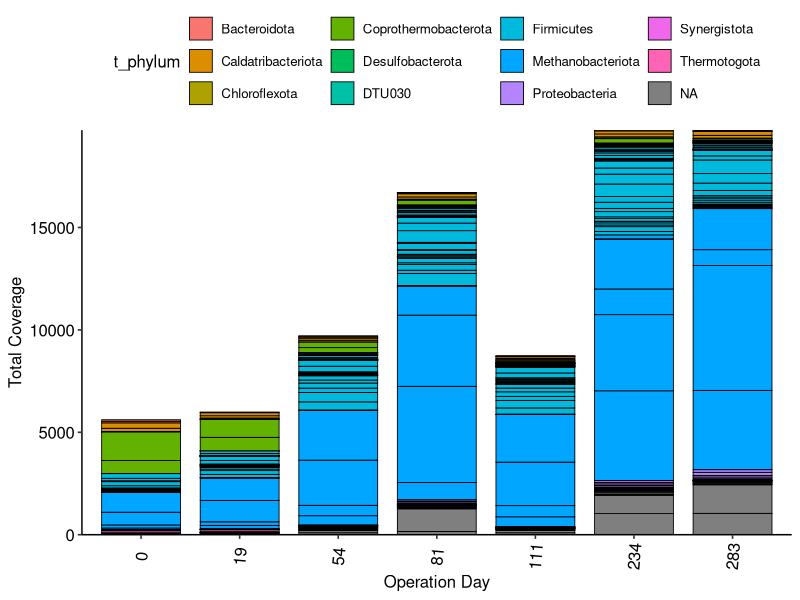
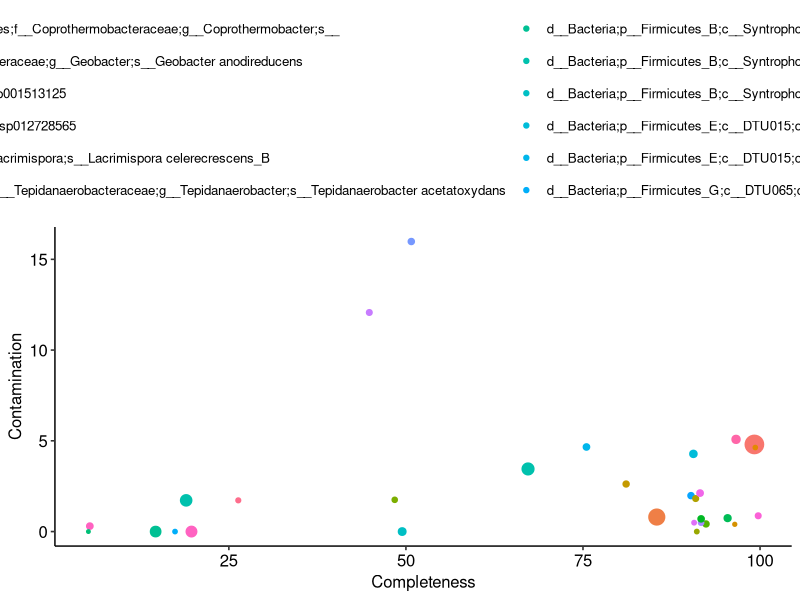
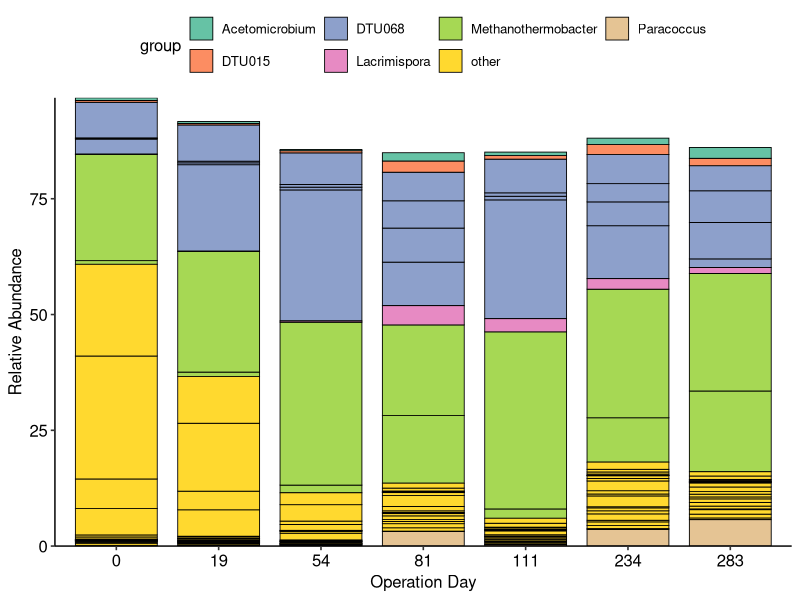
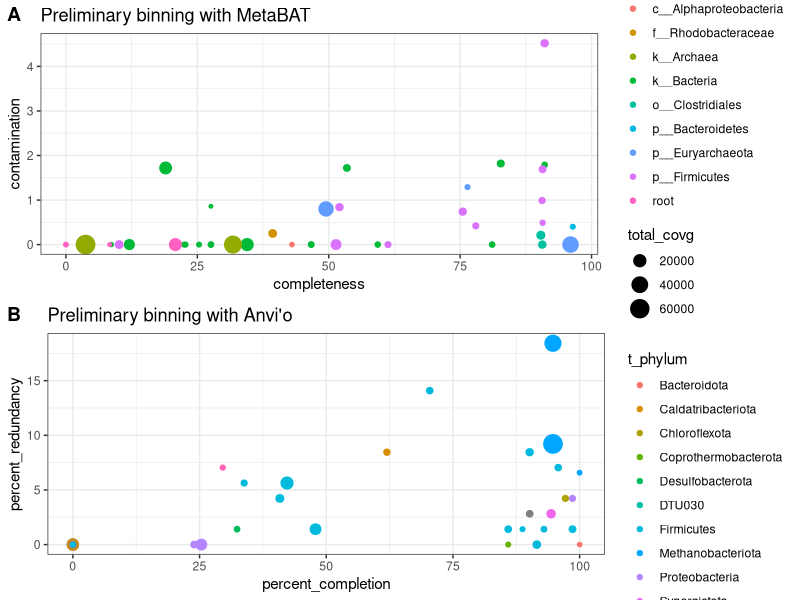
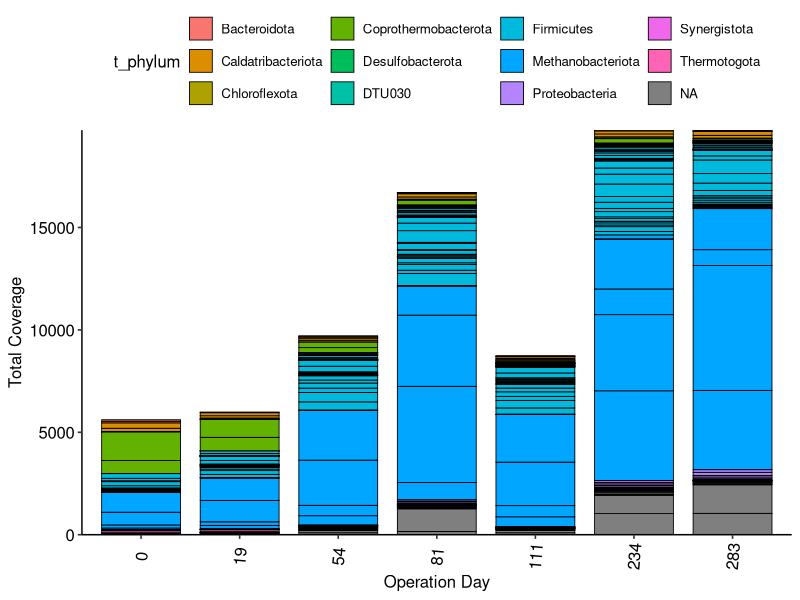
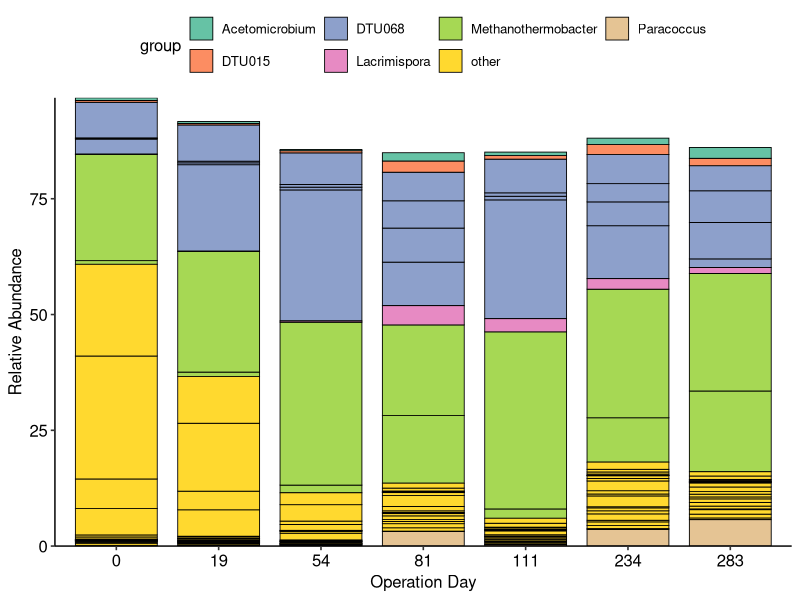

Source code (R) for these figures, in order:
library(tidyverse)
library(ggpubr)
library(stringr)
library(viridis)
library(readxl)
library(lubridate)

#######################################
# Sampling dates for DNA  
#######################################

sampling_dates <- read_xlsx(path="metadata/EMSL-LS_DNA_Samples_2021_MWM.xlsx", sheet="Sheet1", col_names = TRUE)

sampling_info <- sampling_dates %>%
  mutate(Date = ymd(Date)) %>% 
  mutate(operation_day = Date - first(Date)) %>% 
  mutate(operation_day = as.factor(operation_day))


#######################################
# Preliminary binning stats and coverage 
#######################################

# depth file of contigs
depth_file <- read_tsv("results/preliminary_binning/r2-nanopore-assembly-v1-depth.txt")

# preliminary metabat bins 
bins_contigs_file <- read_tsv("results/preliminary_binning/scaffolds-to-bins.tsv", col_names = FALSE)
colnames(bins_contigs_file) <- c("genomeName", "contigName")

checkm_results <- read_tsv("results/preliminary_binning/all-bins-checkm-parsed.tsv", col_names=FALSE)
colnames(checkm_results) <- c("genomeName", "lineage", "completeness", "contamination", "heterogeneity")

bins_depth_table <- left_join(bins_contigs_file, depth_file)

avg_depth <- bins_depth_table %>% 
  select(genomeName, contigName, contigLen, R2Sept2020.sorted.bam) %>% 
  group_by(genomeName) %>% 
  summarise(totalLen = sum(contigLen), total_covg = sum(R2Sept2020.sorted.bam), rel_abundance = mean(R2Sept2020.sorted.bam)) %>%
  arrange(desc(totalLen))

avg_depth_info <- left_join(checkm_results, avg_depth)

metabat_bins_plot <- avg_depth_info %>% ggplot(aes(x=completeness, y=contamination)) + 
  geom_point(aes(size=total_covg, color=lineage)) +
  theme_bw() + 
  ggtitle("Preliminary binning with MetaBAT")

#######################################
# Preliminary binning stats and coverage from anvi'o binning
#######################################

anvio_bins_stats <- read_tsv("results/preliminary_binning/anvio_binning/bins_summary.txt")
anvio_bins_scaffolds <- read_tsv("results/anvio_binning/all-scaffolds.tsv", col_names = FALSE)
colnames(anvio_bins_scaffolds) <- c("bins", "contigName")
anvio_bins_scaffolds$bins <- gsub("-contigs", "", anvio_bins_scaffolds$bins)

anvio_bins_depth <- left_join(anvio_bins_scaffolds, depth_file)

anvio_sample_depth <- anvio_bins_depth %>% 
  select(bins, contigName, contigLen, R2Sept2020.sorted.bam) %>% 
  drop_na() %>% 
  group_by(bins) %>% 
  summarise(totalLen = sum(contigLen), total_covg = sum(R2Sept2020.sorted.bam), rel_abundance = mean(R2Sept2020.sorted.bam)) %>% 
  arrange(desc(totalLen))

anvio_depth_info <- left_join(anvio_bins_stats, anvio_sample_depth)

anvio_bins_plot <- anvio_depth_info %>% 
  ggplot(aes(x=percent_completion, y=percent_redundancy)) + 
  geom_point(aes(size=total_covg, color=t_phylum)) +
  theme_bw() + 
  ggtitle("Preliminary binning with Anvi'o")

prelim_bins_qual <- ggarrange(metabat_bins_plot, anvio_bins_plot, ncol=1, labels=c("A", "B"))

ggsave("figures/preliminary-bins-qual-comps.png", prelim_bins_qual, width=20, height=25, units=c("cm"))

anvio_all_sample_depths <- anvio_bins_depth %>% 
  select(bins, ends_with("sorted.bam")) %>% 
  group_by(bins) %>% 
  summarise(across(where(is.numeric), mean)) %>% 
  pivot_longer(!bins, names_to="sample", values_to="covg") %>% 
  mutate(sample = gsub(".sorted.bam", "", sample))

anvio_all_samples_depths_table <- left_join(anvio_bins_stats, anvio_all_sample_depths)

anvio_all_samples_depths_info <- left_join(anvio_all_samples_depths_table, sampling_info)

anvio_bins_all_samples_depth_plot <- anvio_all_samples_depths_info %>% 
  ggplot(aes(x=as_factor(operation_day), y=covg, fill=t_phylum)) +
  geom_bar(stat="identity", color="black", size=0.3, width=0.8) +
  theme_pubr() +
  scale_y_continuous(expand=c(0,0)) + 
  theme(axis.text.x = element_text(angle = 85, vjust=0.5, hjust=0.5)) +
  xlab("Operation Day") + ylab("Total Coverage")
anvio_bins_all_samples_depth_plot

ggsave("figures/anvio-prelim-bins-all-samples-depth.png", anvio_bins_all_samples_depth_plot, width=20, height=15, units=c("cm"))

# Preliminary anvio bins check w/ checkM stats and GTDB classification
# Anvio bins from unpolished Nanopore assembly 

checkm_stats <- read_tsv("results/anvio_binning/checkm_stats.tsv")
gtdb_stats <- read_tsv("results/anvio_binning/all_classf_results.tsv")
colnames(gtdb_stats)[1] <- c("Bin")

saob_anvio_table <- left_join(gtdb_stats, checkm_stats)

saob_bins_modf <- saob_anvio_table %>% 
  mutate(bins = gsub("-contigs", "", Bin)) %>% 
  select(bins, classification, Completeness, Contamination, Size, Contigs, GC)

saob_bins_covg_table <- left_join(saob_bins_modf, anvio_sample_depth)

saob_bins_covg_table %>% 
  ggplot(aes(x=Completeness, y=Contamination)) + geom_point(aes(size=total_covg, color=classification)) + theme_pubr()


# Relative abundance for all R2 samples 

total_r2_covg <- anvio_bins_depth %>% 
  select(bins, R2Dec2019.sorted.bam, R2Feb2020.sorted.bam, R2Jan2020.sorted.bam, R2July2020.sorted.bam, R2Mar2020.sorted.bam, R2Nov2019.sorted.bam, R2Sept2020.sorted.bam) %>% 
  mutate_if(is.double, as.integer) %>% 
  pivot_longer(!bins, names_to="sample", values_to="covg") %>% 
  group_by(sample) %>% 
  drop_na() %>% 
  summarise(total = sum(covg))

r2_relative_abundance <- anvio_bins_depth %>% 
  select(bins, R2Dec2019.sorted.bam, R2Feb2020.sorted.bam, R2Jan2020.sorted.bam, R2July2020.sorted.bam, R2Mar2020.sorted.bam, R2Nov2019.sorted.bam, R2Sept2020.sorted.bam) %>% 
  drop_na() %>% 
  mutate_if(is.double, as.integer) %>% 
  group_by(bins) %>% 
  summarise(across(where(is.numeric), sum)) %>% 
  pivot_longer(!bins, names_to="sample", values_to="covg") %>% 
  left_join(total_r2_covg) %>% 
  group_by(bins, sample) %>% 
  mutate(rel_abundance = (covg / total) * 100)

write.csv(r2_relative_abundance, "results/anvio_binning/r2_relative_abundance_anvio_bins.csv", quote = FALSE, row.names = FALSE)

anvio_prelim_bins_table <- r2_relative_abundance %>%
  select(bins, sample, rel_abundance) %>% 
  pivot_wider(names_from=sample, values_from = rel_abundance) %>% 
  left_join(saob_bins_modf) %>% 
  drop_na()

write.csv(anvio_prelim_bins_table, "results/anvio_binning/anvio_bins_prelim_info.csv", quote = FALSE, row.names = FALSE)

saob_bins_groups <- read.csv("results/anvio_binning/anvio_bins_prelim_info_groups.csv")
r2_abund_table <- left_join(r2_relative_abundance, saob_bins_groups) %>% 
  drop_na() %>% 
  mutate(sample = gsub(".sorted.bam", "", sample)) %>% 
  mutate(phylum = gsub(";c__.*", "", classification)) %>% 
  mutate(phylum = gsub("d__Bacteria;", "", phylum)) %>% 
  mutate(phylum = gsub("d__Archaea;", "", phylum)) %>% 
  mutate(phylum = str_extract(phylum, "[^_]*_[^_]*_[^_]*"))
  
r2_abund_table$sample <- factor(r2_abund_table$sample, levels=c("R2Nov2019", "R2Dec2019", "R2Jan2020", "R2Feb2020", "R2Mar2020", "R2July2020", "R2Sept2020"))

r2_abund_table_info <- left_join(r2_abund_table, sampling_info)

r2_relative_abundance_plot <- r2_abund_table_info %>% 
  ggplot(aes(x=as_factor(operation_day), y=rel_abundance, fill=group)) +
  geom_bar(stat="identity", color="black", size=0.3, width=0.8) +
  theme_pubr() +
  scale_y_continuous(expand=c(0,0)) +
  scale_fill_brewer(palette="Set2") +
  xlab("Operation Day") + ylab("Relative Abundance")
r2_relative_abundance_plot

ggsave("figures/r2_relative_abundance_anvio_bins.png", r2_relative_abundance_plot, width=30, height=20, units=c("cm"))
